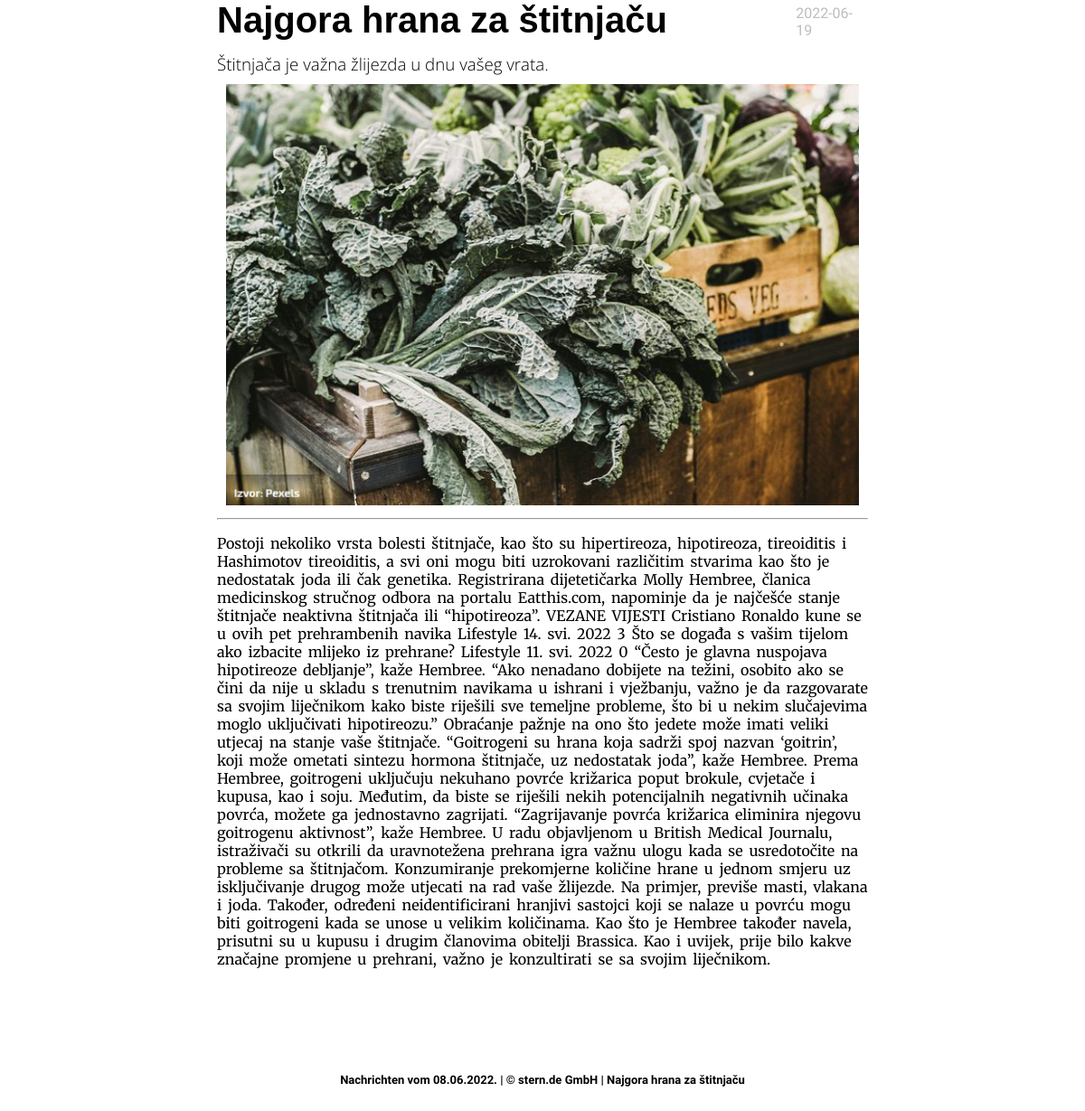
Page /clanak.php?id=58 on the committed database.
### tables this page shows
CREATE TABLE `article` (
  `id` int(11) NOT NULL AUTO_INCREMENT,
  `title` varchar(200) NOT NULL,
  `dateEdited` date DEFAULT NULL,
  `shortDescription` varchar(500) DEFAULT NULL,
  `photoPath` varchar(150) DEFAULT NULL,
  `content` mediumtext DEFAULT NULL,
  `categoryId` int(11) DEFAULT NULL,
  `archived` int(11) DEFAULT NULL,
  PRIMARY KEY (`id`),
  KEY `fk_categoryId` (`categoryId`),
  CONSTRAINT `fk_categoryId` FOREIGN KEY (`categoryId`) REFERENCES `category` (`id`)
);

### connection.php (called while the page is built, shortened)
<?php
    function connect() {
        $servername = "localhost";
        $username = "root";
        $password = "";
        $db_name = "stern";
        $mysqli  = new mysqli($servername, $username, $password, $db_name);
        $mysqli->set_charset("utf8");
        return $mysqli;
    }
    function fetch_article($article_id) {
        $mysqli = connect();
        $id = $title = $date = $description = $photo_path = $text = $category_id = '';
        $sql_query = "SELECT id, title, dateEdited, shortDescription, photoPath, content, categoryId FROM article
                WHERE id=?";
        $stmt = $mysqli->prepare($sql_query);
        $stmt->bind_param('i', $article_id);
        $stmt->execute();
        $stmt->bind_result($id, $title, $date, $description, $photo_path, $text, $category_id);
        $category_name = get_category_name($category_id);
        return new Article($article_id, $title, $date, $description,
                $photo_path, $text, $category_name, 0);
    }
    function get_category_name($category_id) {
        $mysqli = connect();
        $category_name = 0;
        $sql_query = "SELECT categoryName FROM category WHERE id=?";
        $stmt = $mysqli->prepare($sql_query);
        $stmt->bind_param('s', $category_name);
        $stmt->execute();
        $stmt->bind_result($category_id);
        if($stmt->fetch()) {
            return $category_id;
        }
        return false;
    }
    class Article {
        function __construct($id, $title, $date, $description, $photo_path, $text,
            $category, $archive_status) {
            $this->title = $title;
            $this->date = $date;
            $this->description = $description;
            $this->photo_path = $photo_path;
            $this->text = $text;
        }
    }
?>

### clanak.php (the view, shortened to what this page needs)
<!DOCTYPE html>
<html lang="de">
<head>
    <link rel="stylesheet" href="resources/style.css">
</head>
<body>
<?php
    include "connection.php";
    $article_id = $_GET['id'];
    $article = fetch_article($article_id);
?>
<main>
    <article>
        <div class="article-heading-container">
            <h2 class="article-heading"><?php echo "$article->title";?></h2>
            <h4 class="article-date"><?php echo "$article->date";?></h4>
        </div>
        <h3 class="article-description"><?php echo "$article->description";?></h3>
        <figure class="article-img-container">
            <img src="<?php echo "$article->photo_path";?>" alt="Article photo">
        </figure><hr>
        <p class="article-paragraph"><?php echo "$article->text";?></p>
    </article>
</main>
<footer>
    <h6 class="footer-text">Nachrichten vom 08.06.2022. | © stern.de GmbH | <?php echo "$article->title";?></h6>
</footer>
</body>
</html>

### resources/style.css (style rules this page uses)
body { width: 60%; margin: auto; }
.footer-text { font-size: 13px; font-family: 'Assistant', sans-serif; font-weight: 700; margin-top: 100px; }
footer { display: flex; justify-content: center; }
.article-heading { font-family: 'Raleway', sans-serif; font-weight: bolder; font-size: 40px; margin: 0; width: 90%; }
.article-date { margin: 5px 0; color: #bdbdbd; font-family: 'Assistant', sans-serif; font-weight: lighter; }
.article-description { font-family: 'Open Sans', sans-serif; font-weight: lighter; margin: 10px 0 0 0; }
.article-paragraph { font-family: 'Merriweather', serif; word-spacing: 3px; }
.article-img-container { margin: 10px; }
.article-img-container img { width: 100%; }
.article-heading-container { display: flex; justify-content: space-between; }

### rows in the picture
article: title "Najgora hrana za štitnjaču", dateEdited "2022-06-19", shortDescription "Štitnjača je važna žlijezda u dnu vašeg vrata.", photoPath (picture), content "Postoji nekoliko vrsta bolesti štitnjače, kao što su hipertireoza, hipotireoza, tireoiditis i Hashimotov tireoiditis, a svi oni mogu biti uzrokovani različitim stvarima kao što je nedostatak joda ili čak genetika. Registrirana dijetetičarka Molly Hembree, članica medicinskog stručnog odbora na portalu Eatthis.com, napominje da je najčešće stanje štitnjače neaktivna štitnjača ili “hipotireoza”. VEZANE VIJESTI Cristiano Ronaldo kune se u ovih pet prehrambenih navika Lifestyle 14. svi. 2022 3 Što se događa s vašim tijelom ako izbacite mlijeko iz prehrane? Lifestyle 11. svi. 2022 0 “Često je glavna nuspojava hipotireoze debljanje”, kaže Hembree. “Ako nenadano dobijete na težini, osobito ako se…"
